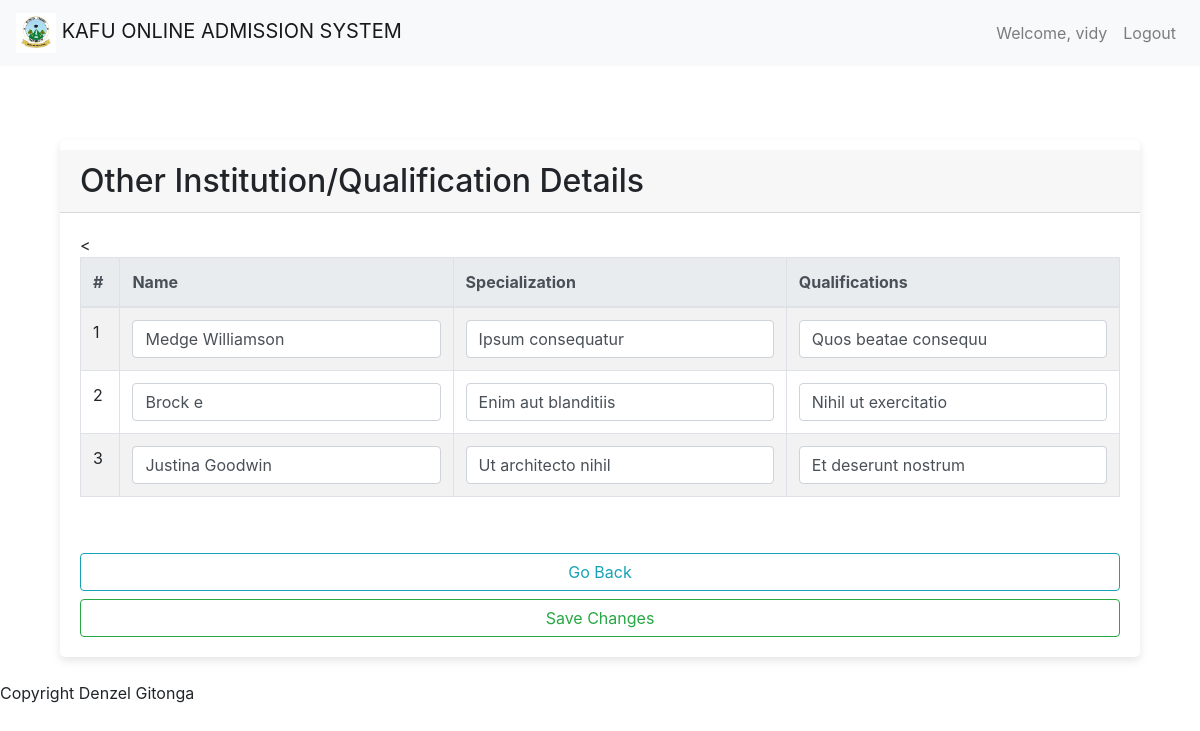
Screenshot of /submissions/other-institution-details/10/ (signed in) with the database file from the repository.
### accounts/models.py (models this page shows, shortened)
class User(AbstractBaseUser, PermissionsMixin):
    username = models.CharField(max_length=255, unique=True)
    email = models.EmailField(max_length=255, unique=True)
    phone_number = models.CharField(max_length=20, blank=True, null=True)
    full_name = models.CharField(max_length=255, blank=True, null=True)
    is_staff = models.BooleanField(default=False)
    is_active = models.BooleanField(default=True)
    groups = models.ManyToManyField(
        'auth.Group',
        blank=True,
        related_name='myuser_set',
        related_query_name='user',
    )
    user_permissions = models.ManyToManyField(
        'auth.Permission',
        blank=True,
        related_name='myuser_set',
        related_query_name='user',
    )
    objects = UserManager()
    USERNAME_FIELD = 'username'
    REQUIRED_FIELDS = ['email']

### admissions/models.py (models this page shows, shortened)
class OtherInstitutionDetail(models.Model):
    user = models.ForeignKey(settings.AUTH_USER_MODEL, on_delete=models.CASCADE)
    first_institution_name  = models.CharField(max_length=50)
    first_institution_specialization  = models.CharField(max_length=50)
    first_institution_qualification  = models.CharField(max_length=50)
    second_institution_name  = models.CharField(max_length=50)
    second_institution_specialization  = models.CharField(max_length=50)
    second_institution_qualification  = models.CharField(max_length=50)
    third_institution_name  = models.CharField(max_length=50)
    third_institution_specialization  = models.CharField(max_length=50)
    third_institution_qualification  = models.CharField(max_length=50)

### submissions/views.py (the view, shortened to what this page needs)
# urls.py: path('other-institution-details/<int:user_id>/', views.view_other_institution_details, name="view_other_institution_details"), # other institution details
@login_required
def view_other_institution_details(request, user_id):
    other_institution_detail = get_object_or_404(OtherInstitutionDetail, user_id=user_id)
    form = ViewOtherInstitutionDetailForm(instance=other_institution_detail)
    context = {
        'form': form
    }
    return render(request, 'submissions/view_other_institution_details.html', context)

### submissions/forms.py
class ViewOtherInstitutionDetailForm(forms.ModelForm):
    class Meta:
        model = OtherInstitutionDetail
        fields = [
            'first_institution_name',
            'first_institution_specialization',
            'first_institution_qualification',
            'second_institution_name',
            'second_institution_specialization',
            'second_institution_qualification',
            'third_institution_name',
            'third_institution_specialization',
            'third_institution_qualification',
        ]

### templates/submissions/view_other_institution_details.html (shortened to what this page needs)
{% extends 'common/base.html' %}
{% block content %}
    <div class="container" style="margin-top: 50px;">
        <div class="row">
            <div class="col-md-12">
                <div class="card">
                    <form action="" method="POST">
                        <h2 class="card-header" style="margin-top: 10px;">Other Institution/Qualification Details</h2>
                            <div class="card-body">
                                <table class="table table-striped table-bordered table-hover">
                                    <thead class="thead-light">
                                        <tr>
                                            <th rowspan="2">#</th>
                                            <th rowspan="2">Name</th>
                                            <th rowspan="2">Specialization</th>
                                            <th rowspan="2">Qualifications</th>
                                        </tr>
                                    </thead>
                                    <tbody>
                                        <tr>
                                            <td>
                                                1
                                            </td>
                                            <td>
                                                <input type="text" class="form-control" placeholder="Name of your first other institution/qualification" name="first_institution_name" value="{{ form.first_institution_name.value }}">
                                            </td>
                                            <td>
                                                <input type="text" class="form-control" placeholder="What did you specialize in?" name="first_institution_specialization" value="{{ form.first_institution_specialization.value }}">
                                            </td>
                                            <td>
                                                <input type="text" class="form-control" placeholder="What are your qualifications?" name="first_institution_qualification" value="{{ form.first_institution_qualification.value }}">
                                            </td>
                                        </tr>
                                        <tr>
                                            <td>
                                                2
                                            </td>
                                            <td>
                                                <input type="text" class="form-control" placeholder="Name of your second other institution/qualification" name="second_institution_name" value="{{ form.second_institution_name.value }}">
                                            </td>
                                            <td>
                                                <input type="text" class="form-control" placeholder="What did you specialize in?" name="second_institution_specialization" value="{{ form.second_institution_specialization.value }}">
                                            </td>
                                            <td>
                                                <input type="text" class="form-control" placeholder="What are your qualifications?" name="second_institution_qualification" value="{{ form.second_institution_qualification.value }}">
                                            </td>
                                        </tr>
                                        <tr>
                                            <td>
                                                3
                                            </td>
                                            <td>
                                                <input type="text" class="form-control" placeholder="Name of your third other institution/qualification" name="third_institution_name" value="{{ form.third_institution_name.value }}">
                                            </td>
                                            <td>
                                                <input type="text" class="form-control" placeholder="What did you specialize in?" name="third_institution_specialization" value="{{ form.third_institution_specialization.value }}">
                                            </td>
                                            <td>
                                                <input type="text" class="form-control" placeholder="What are your qualifications?" name="third_institution_qualification" value="{{ form.third_institution_qualification.value }}">
                                            </td>
                                        </tr>
                                    </tbody>
                                </table>
                            </div>
                        <div class="card-body">
                            <div class="col">
                                <div class="row">
                                    <a class="btn btn-outline-info btn-block" href="{% url 'submissions:view_details' %}">Go Back</a>
                                    <button class="btn btn-outline-success btn-block">Save Changes</button>
                                </div>
                            </div>
                        </div>
                    </form>
                </div>
            </div>
        </div>
    </div>
{% endblock %}

### templates/common/header.html (shortened to what this page needs)
{% load static %}
<nav class="navbar navbar-expand-lg navbar-light bg-light">
    <a class="navbar-brand" href="{% url 'home' %}">
      <img src="{% static 'images/logos/KAFU_LOGO.jpg' %}" alt="Logo" height="40">
      KAFU ONLINE ADMISSION SYSTEM
    </a>
    <div class="collapse navbar-collapse" id="navbarSupportedContent">
      {% if user.is_authenticated %}
            <ul class="navbar-nav d-none d-lg-flex ml-auto order-3">
                <li class="nav-item">
                    <a class="nav-link" href="">
                        Welcome, {{ user.username }}
                    </a>
                </li>
                <li class="nav-item">
                  <a class="nav-link" href="{% url 'logout' %}">
                    Logout
                  </a>
                </li>
            </ul>
      {% endif %}
    </div>
  </nav>

### static/custom_css/styles.css (style rules this page uses)
.card { box-shadow: 0px 4px 8px rgba(0, 0, 0, 0.1); border: none; transition: 0.3s; border-radius: 5px; }

### rows the page displays
User: username "vidy"
OtherInstitutionDetail: first_institution_name "Medge Williamson", first_institution_specialization "Ipsum consequatur", first_institution_qualification "Quos beatae consequu", second_institution_name "Brock e", second_institution_specialization "Enim aut blanditiis", second_institution_qualification "Nihil ut exercitatio", third_institution_name "Justina Goodwin", third_institution_specialization "Ut architecto nihil", third_institution_qualification "Et deserunt nostrum"
